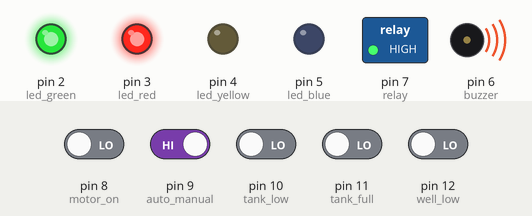
The sketch below on a simulated Arduino Uno, built with avr-gcc and run on an emulated ATmega328P. Shown: switched loads named in the sketch (green lamp = pin HIGH), output pins drawn as LEDs (lit = HIGH), buzzer (waves = sounding, pin HIGH). Dashed ring = blinking. The test bench sets the inputs (shaded band); at power-on: pin 9 (auto_manual) HIGH, pin 8 (motor_on), pin 10 (tank_low), pin 11 (tank_full), pin 12 (well_low) LOW.

Above: at 8.7 s.
8.8 s: pin 9 (auto_manual) driven LOW
At 10.4 s:
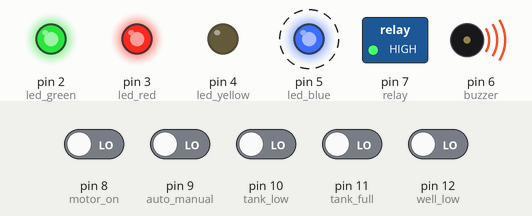
11.8 s: pin 12 (well_low) driven HIGH
At 12.8 s:
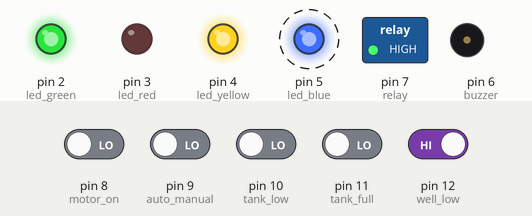
14.8 s: pin 9 (auto_manual) driven HIGH
At 16.8 s:
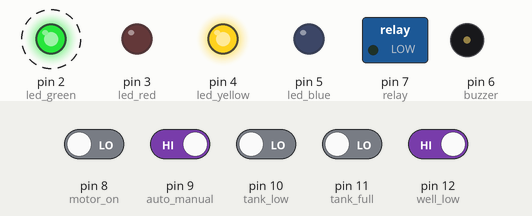
17.8 s: pin 12 (well_low) driven LOW
At 18.8 s:
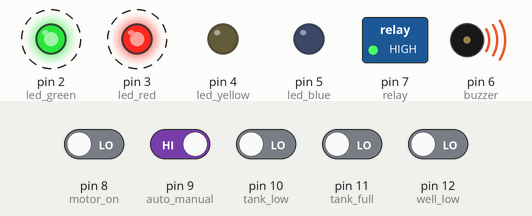
Timing chart, 0 to 21.8 s (numbered marks = the images above; inputs shaded):
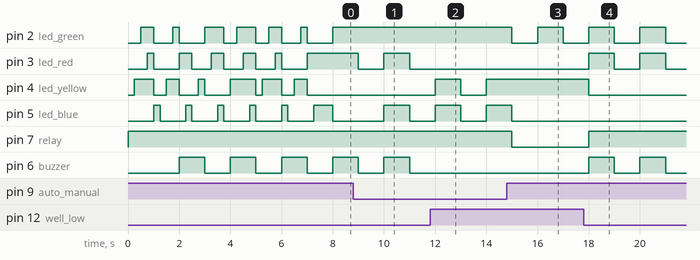

The sketch:

ArduinoWLC.ino
```cpp
// (licence header left out)
int led_green = 2;        // Auto Manual status LED
int led_red = 3;          // Error LED
int led_yellow = 4;       // Motor ON LED
int led_blue = 5;         // Auto Manual Switch LED
int buzzer  = 6;          // Buzzer
int relay   = 7;          // Relay
int motor_on  = 8;        // Manual Motor Start
int auto_manual  = 9;     // Auto manual mode Select
int tank_low = 10;        // Sensor Tank Low
int tank_full = 11;       // Sensor Tank Full
int well_low = 12;        // Sensor Well Low
int led_blue_en = 0,
    led_green_en = 0,
    led_yellow_en = 0,
    led_red_en = 0,
    buzzer_en = 0;

boolean toggle = 0;
int motor_on_en = 0;
int mode = -1;
int buzzer_flag = 1;

/* Switch Debounce control varables */
long lastDebounceTime = 0;
long debounceDelay = 1;
int buttonState, ledState = LOW;
int lastButtonState = LOW;
int reading;

void setup(){
  /* PIN Mode configuration */
  /* Configure below Pin as OUTPUT */
  pinMode(led_blue, OUTPUT);
  pinMode(led_yellow, OUTPUT);
  pinMode(led_green, OUTPUT);
  pinMode(led_red, OUTPUT);
  pinMode(buzzer, OUTPUT);
  pinMode(relay, OUTPUT);
  /* Configure below Pin as INPUT */
  pinMode(motor_on, INPUT);
  pinMode(auto_manual, INPUT);
  pinMode(tank_low, INPUT);
  pinMode(tank_full, INPUT);
  pinMode(well_low, INPUT);

  cli(); // Stop interrupts
  //set timer1 interrupt at 1Hz
  TCCR1A = 0;  // Set entire TCCR1A register to 0
  TCCR1B = 0;  // Same for TCCR1B
  TCNT1  = 0;  // Initialize counter value to 0
  // set compare match register for 1hz increments
  OCR1A = 15624;// = (16*10^6) / (1*1024) - 1 (must be <65536)
  // turn on CTC mode
  TCCR1B |= (1 << WGM12);
  // Set CS12 and CS10 bits for 1024 prescaler
  TCCR1B |= (1 << CS12) | (1 << CS10);
  // enable timer compare interrupt
  TIMSK1 |= (1 << OCIE1A);
  sei(); // Enable interrupts

  digitalWrite(relay, HIGH);
  buzzer_en = 2;
  for (int i = 0; i <= 5; i++) {
    digitalWrite(led_yellow, LOW);
    digitalWrite(led_green, LOW);
    digitalWrite(led_red, LOW);
    digitalWrite(led_blue, LOW);
    delay(250);
    digitalWrite(led_yellow, HIGH);
    delay(250);
    digitalWrite(led_green, HIGH);
    delay(250);
    digitalWrite(led_red, HIGH);
    delay(250);
    digitalWrite(led_blue, HIGH);
    delay(250);
  }
  //delay(4000);
  buzzer_en = 0;
  //led_yellow_en = 0;
  //led_red_en = 0;
}//end setup

ISR(TIMER1_COMPA_vect) {
  toggle = !toggle;
  if(led_blue_en == 2) {
    digitalWrite(led_blue, toggle);
  } else if (led_blue_en == 1) {
    digitalWrite(led_blue, HIGH);
  } else if (led_blue_en == 0) {
    digitalWrite(led_blue, LOW);
  }
 if(led_red_en == 2) {
    digitalWrite(led_red, toggle);
  } else if (led_red_en == 1) {
    digitalWrite(led_red, HIGH);
  } else if (led_red_en == 0) {
    digitalWrite(led_red, LOW);
  }
 if(led_green_en == 2) {
    digitalWrite(led_green, toggle);
  } else if (led_green_en == 1) {
    digitalWrite(led_green, HIGH);
  } else if (led_green_en == 0) {
    digitalWrite(led_green, LOW);
  }
 if(led_yellow_en == 2) {             // Toggle Yellow LED
    digitalWrite(led_yellow, toggle);
  } else if(led_yellow_en == 1) {     // Yellow LED ON
    digitalWrite(led_yellow, HIGH);
  } else if ( led_yellow_en == 0) {   // Yellow LED OFF
    digitalWrite(led_yellow, LOW);
  }
 if(buzzer_en == 2) {
    digitalWrite(buzzer, toggle);  // Buzzer Beep
  } else if(buzzer_en == 1) {      // Buzzer OFF
    digitalWrite(buzzer, HIGH);
  } else if(buzzer_en == 0) {
    digitalWrite(buzzer, LOW);
  }
  if (motor_on_en == 1) {
    digitalWrite(relay, LOW);
  } else {
   digitalWrite(relay, HIGH);
  }
}


void loop() {

  if(digitalRead(auto_manual) != mode) {
    mode = digitalRead(auto_manual);
    if (mode == 1) {
       led_blue_en   = 0;
       led_green_en  = 2;
    } else if (mode == 0) {
       led_blue_en   = 2;
       led_green_en  = 1;
       buzzer_flag   = 1;
    }
    led_red_en  = 0;
    buzzer_en   = 0;
    led_yellow_en = 0;
    motor_on_en   = 0;
  }
  if (digitalRead(well_low) == 1) {
      led_red_en  = 0;
      buzzer_en = 0;

  if (mode == 1) {       //Auto mode
      if (digitalRead(tank_low) == 0 && digitalRead(tank_full) == 0) {
          led_yellow_en = 1;
          motor_on_en = 1;
      } else if (digitalRead(tank_low) == 1 && digitalRead(tank_full) == 1) {
          led_yellow_en = 0;
          motor_on_en = 0;
      }

  } else if(mode == 0) { // Manual mode

      if (motor_on_en == 0) {
        if (digitalRead(tank_low) == 0) {
            led_yellow_en = 2;
        } else if (digitalRead(tank_low) == 1 && digitalRead(tank_full) == 0) {
           led_yellow_en = 0;
           led_blue_en = 2;
        }
      }

      // Manual Motor ON
      if (digitalRead(tank_full) == 0) {
          if (SwitchPress() == 1) {
               led_yellow_en = 1;
               motor_on_en = 1;
               led_blue_en = 0;
               if (buzzer_flag == 1) {
                 buzzer_en = 1;
                 delay(1000);
                 buzzer_en = 0;
                 buzzer_flag = 0;
               }
           }
        }

        if (digitalRead(tank_low) == 1 && digitalRead(tank_full) == 1) {
            led_yellow_en = 0;
            motor_on_en   = 0;
            buzzer_flag   = 1;
            led_blue_en   = 0;
      }
  }
 } else if (digitalRead(well_low) == 0) {
           if (mode == 1) {
             led_blue_en   = 0;
             led_green_en  = 2;
           } else if (mode == 0) {
             led_blue_en   = 2;
             led_green_en  = 1;
             buzzer_flag   = 1;
           }
           motor_on_en = 0;
           led_red_en  = 2;
           led_yellow_en = 0;
           buzzer_en = 2;
       }
}

int SwitchPress()
 {

     reading = digitalRead(motor_on);

     if (reading != lastButtonState) {
         lastDebounceTime = millis();
      }

      if ((millis() - lastDebounceTime) > debounceDelay) {

        if (reading != buttonState) {
            buttonState = reading;
           if (buttonState == HIGH) {
                ledState = HIGH;
           } else {
                ledState = LOW;
          }
        }
     }

   lastButtonState = reading;

   return ledState;
}
```

Measured:
- after the input at 8.8 s, pin 2 (led_green): stays HIGH (without the input it goes to LOW after 0.20 s); pin 5 (led_blue): LOW → HIGH after 1.2 s, → LOW 1.0 s later
- after the input at 11.8 s, pin 3 (led_red), pin 6 (buzzer): stays LOW (without the input it goes to HIGH after 0.20 s); pin 4 (led_yellow): LOW → HIGH after 0.20 s, → LOW 1.0 s later, → HIGH 1.0 s later
- after the input at 14.8 s, pin 2 (led_green): HIGH → LOW after 0.20 s, → HIGH 1.0 s later, → LOW 1.0 s later; pin 4 (led_yellow): stays HIGH (without the input it goes to LOW after 0.20 s); pin 5 (led_blue): goes on until 15.0 s, then stays LOW; pin 7 (relay): HIGH → LOW after 0.20 s
- after the input at 17.8 s, pin 3 (led_red), pin 6 (buzzer): alternates HIGH for 1.0 s and LOW for 1.0 s, starting after 0.20 s; pin 4 (led_yellow): HIGH → LOW after 0.20 s; pin 7 (relay): LOW → HIGH after 0.20 s
